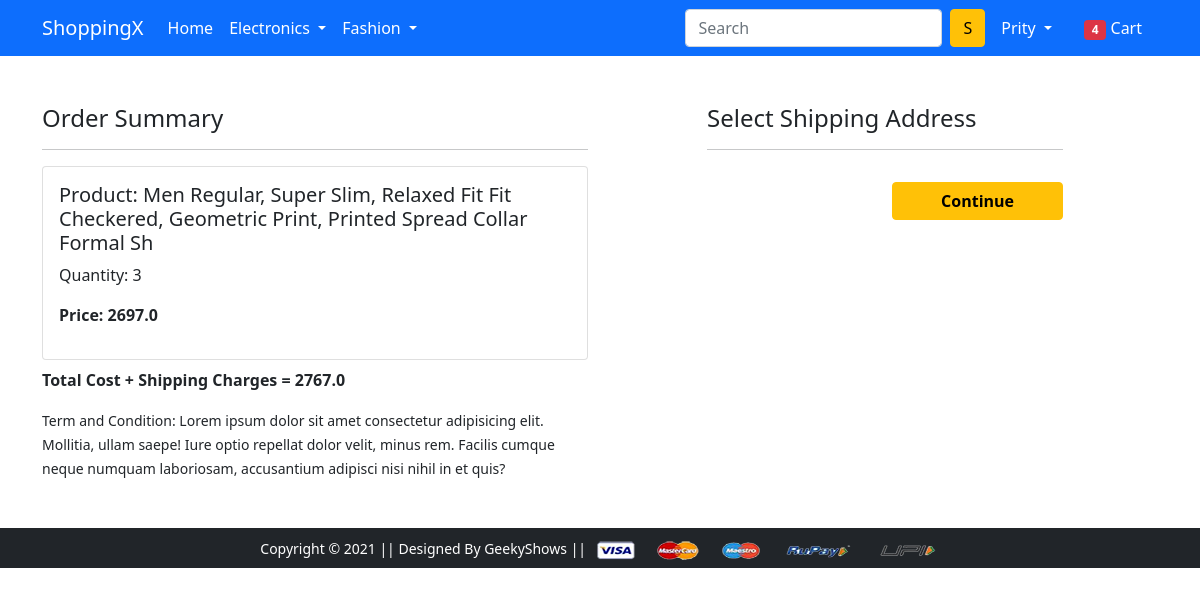
/checkout/ (signed in), run on an earlier commit of the app's database.
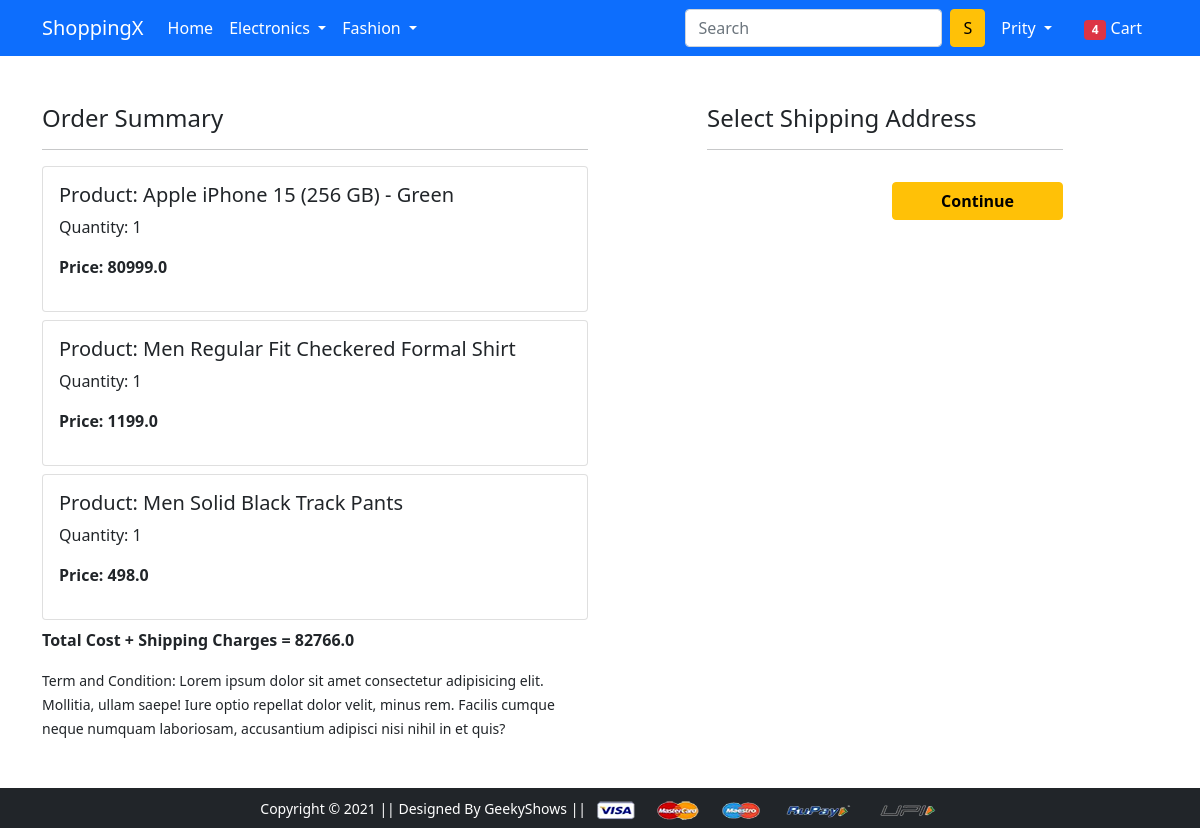
And on a later commit of the database.
### app/models.py (models this page shows, shortened)
class Cart(models.Model):
    user = models.ForeignKey(User, on_delete=models.CASCADE)
    product = models.ForeignKey(Product, on_delete=models.CASCADE)
    quantity = models.PositiveIntegerField(default=1)
    @property
    def total_cost(self):
        return self.quantity * self.product.discounted_price

class Product(models.Model):
    title = models.CharField(max_length=100)
    selling_price = models.FloatField()
    discounted_price = models.FloatField()
    description = models.TextField()
    brand = models.CharField(max_length=100)
    category = models.CharField(choices = CATEGORY_CHOICES, max_length=3)
    product_image = models.ImageField(upload_to='productimg')

### app/views.py (the view)
# urls.py: path('checkout/', views.checkout, name='checkout'),] + static(settings.MEDIA_URL, document_root=settings.MEDIA_ROOT)
def checkout(request):
 user = request.user
 add = Customer.objects.filter(user=user)
 cart_items = Cart.objects.filter(user=user)
 amount = 0.0
 shipping_amount = 70.0
 totalamount = 0.0
 cart_product = [p for p in Cart.objects.all() if p.user == request.user]
 if cart_product:
  for p in cart_product:
    tempamount = (p.quantity * p.product.discounted_price)
    amount += tempamount
  totalamount = amount + shipping_amount
 return render(request, 'app/checkout.html', {'add':add, 'totalamount':totalamount, 'cart_items':cart_items})

### app/templates/app/checkout.html (shortened to what this page needs)
{% extends 'app/base.html' %}
{% load static %}
{% block main-content %}
<div class="container">
 <div class="row mt-5">
  <div class="col-sm-6">
    <h4>Order Summary</h4>
    <hr>
    {% for item in cart_items %}
      <div class="card mb-2">
        <div class="card-body">
          <h5>Product: {{item.product.title}} </h5>
          <p>Quantity: {{item.quantity}}</p>
          <p class="fw-bold">Price: {{item.total_cost}} </p>
        </div>
      </div>
      {% endfor %}
      <p class="fw-bold"> Total Cost + Shipping Charges = {{totalamount}}</p>
    <small>Term and Condition: Lorem ipsum dolor sit amet consectetur adipisicing elit. Mollitia, ullam saepe! Iure optio repellat dolor velit, minus rem. Facilis cumque neque numquam laboriosam, accusantium adipisci nisi nihil in et quis?</small>
  </div>
  <div class="col-sm-4 offset-sm-1">
    <h4>Select Shipping Address</h4>
    <hr>
    <form action="">
        <div class="text-end">
          <button type="submit" class="btn btn-warning mt-3 px-5 fw-bold">Continue</button>
        </div>
      </form>
    </div>
  </div>
</div>
{% endblock main-content %}

What changed in the data, as far as the page shows it:
removed Cart: product "Men Regular, Super Slim, Relaxed Fit Fit Checkered, Geometric Print, Printed Spread Collar Formal Sh", quantity "3", total_cost "2697.0"
added Cart: product "Apple iPhone 15 (256 GB) - Green", quantity "1", total_cost "80999.0"
added Cart: product "Men Regular Fit Checkered Formal Shirt", quantity "1", total_cost "1199.0"
added Cart: product "Men Solid Black Track Pants", quantity "1", total_cost "498.0"
Also different on the page:
{{ totalamount }}: "2767.0" → "82766.0"
